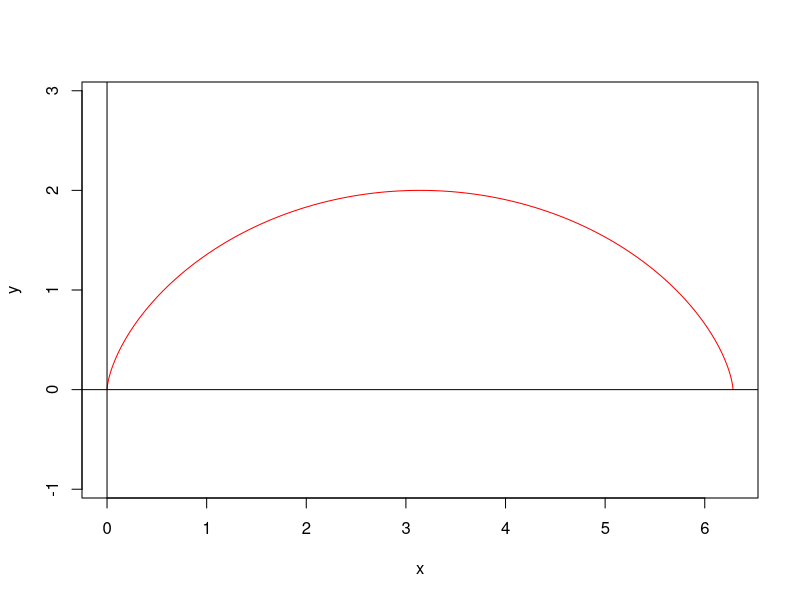

Source code (R):
# サイクロイド
n <- 1000 # 区間の分割数
a <- 1

t <- seq(0, 2*pi, 2*pi/n)
x <- a * (t - sin(t))
y <- a * (1 - cos(t))

plot(x, y, type="l", col="red", asp=1)
abline(h=0, v=0)
